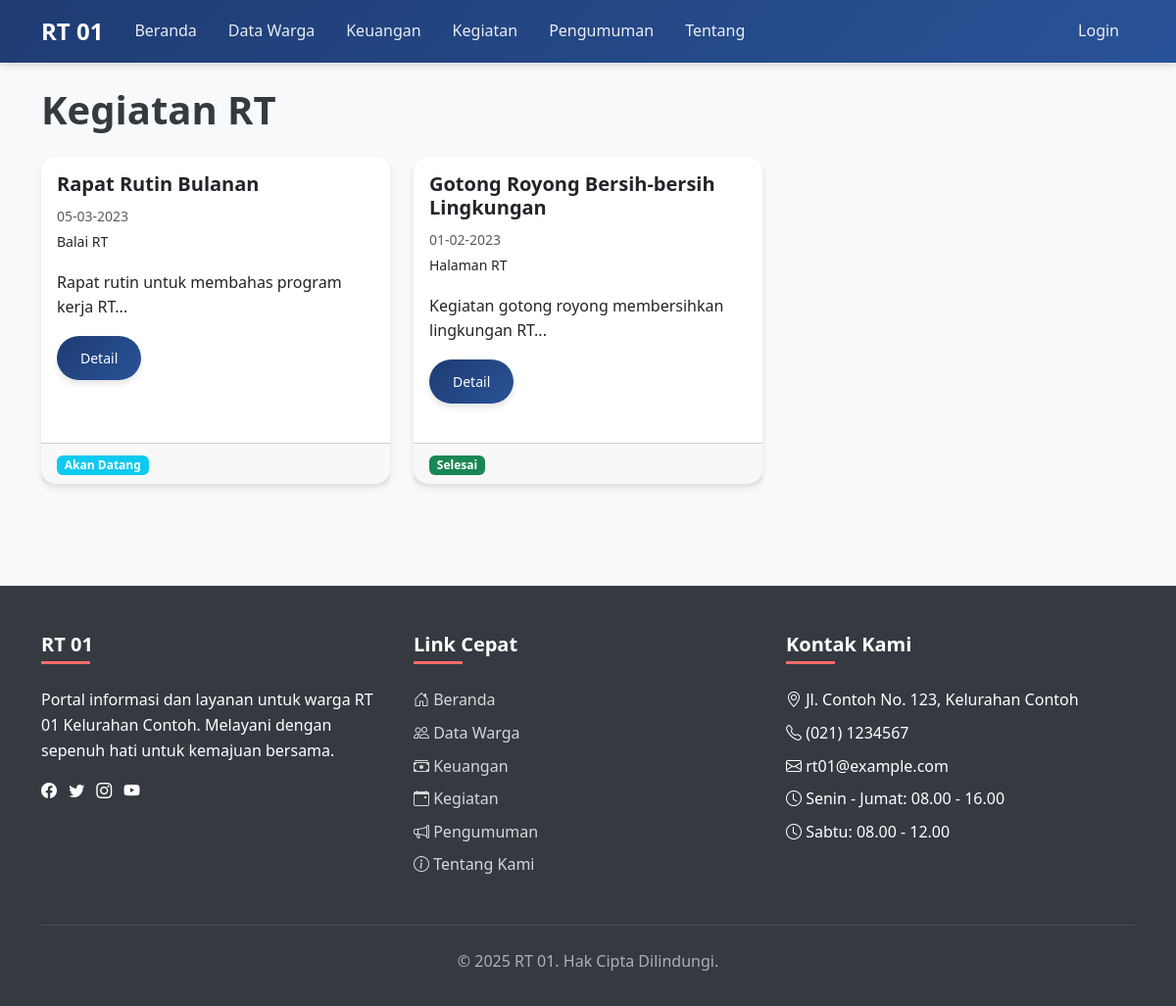
Screenshot of /public_html/pages/activities.php with the database file from the repository.
### tables this page shows
CREATE TABLE activities (
    id INT(11) PRIMARY KEY AUTO_INCREMENT,
    title VARCHAR(100) NOT NULL,
    date DATE NOT NULL,
    location VARCHAR(100) NOT NULL,
    description TEXT,
    status ENUM('upcoming', 'ongoing', 'completed') NOT NULL,
    created_at TIMESTAMP DEFAULT CURRENT_TIMESTAMP
);

### public_html/includes/functions.php (called while the page is built, shortened)
<?php
require_once __DIR__ . '/../config/database.php';
function fetchAll($query, $params = []) {
    global $pdo;
    try {
        $stmt = $pdo->prepare($query);
        $stmt->execute($params);
        return $stmt->fetchAll(PDO::FETCH_ASSOC);
    } catch (PDOException $e) {
        die("Query failed: " . $e->getMessage());
    }
}
function formatDate($date) {
    return date('d-m-Y', strtotime($date));
}
?>

### public_html/pages/activities.php (the view)
<?php
require_once '../includes/header.php';
require_once '../includes/navbar.php';
require_once '../includes/functions.php';
if (isset($_GET['id'])) {
    $id = $_GET['id'];
    $activity = fetchOne("SELECT * FROM activities WHERE id = ?", [$id]);
    if (!$activity) {
        header('Location: activities.php');
        exit;
    }
    ?>
    <div class="container mt-4">
        <nav aria-label="breadcrumb">
            <ol class="breadcrumb">
                <li class="breadcrumb-item"><a href="../index.php">Beranda</a></li>
                <li class="breadcrumb-item"><a href="activities.php">Kegiatan</a></li>
                <li class="breadcrumb-item active"><?php echo $activity['title']; ?></li>
            </ol>
        </nav>
        <div class="card">
            <div class="card-header bg-primary text-white">
                <h2 class="mb-0"><?php echo $activity['title']; ?></h2>
            </div>
            <div class="card-body">
                <div class="row mb-3">
                    <div class="col-md-6">
                        <p><strong>Tanggal:</strong> <?php echo formatDate($activity['date']); ?></p>
                    </div>
                    <div class="col-md-6">
                        <p><strong>Lokasi:</strong> <?php echo $activity['location']; ?></p>
                    </div>
                </div>
                <div class="mb-3">
                    <p><strong>Status:</strong>
                        <?php if ($activity['status'] == 'upcoming'): ?>
                            <span class="badge bg-info">Akan Datang</span>
                        <?php elseif ($activity['status'] == 'ongoing'): ?>
                            <span class="badge bg-warning">Sedang Berlangsung</span>
                        <?php else: ?>
                            <span class="badge bg-success">Selesai</span>
                        <?php endif; ?>
                    </p>
                </div>
                <div class="mb-3">
                    <h5>Deskripsi:</h5>
                    <p><?php echo nl2br($activity['description']); ?></p>
                </div>
                <a href="activities.php" class="btn btn-secondary">Kembali</a>
            </div>
        </div>
    </div>
    <?php
} else {
    $activities = fetchAll("SELECT * FROM activities ORDER BY date DESC");
    ?>
    <div class="container mt-4">
        <h1 class="mb-4">Kegiatan RT</h1>
        <?php if (count($activities) > 0): ?>
            <div class="row">
                <?php foreach ($activities as $activity): ?>
                    <div class="col-md-4 mb-4">
                        <div class="card h-100">
                            <div class="card-body">
                                <h5 class="card-title"><?php echo $activity['title']; ?></h5>
                                <p class="card-text">
                                    <small class="text-muted"><?php echo formatDate($activity['date']); ?></small><br>
                                    <small><?php echo $activity['location']; ?></small>
                                </p>
                                <p class="card-text"><?php echo substr($activity['description'], 0, 100) . '...'; ?></p>
                                <a href="activities.php?id=<?php echo $activity['id']; ?>" class="btn btn-sm btn-primary">Detail</a>
                            </div>
                            <div class="card-footer">
                                <?php if ($activity['status'] == 'upcoming'): ?>
                                    <span class="badge bg-info">Akan Datang</span>
                                <?php elseif ($activity['status'] == 'ongoing'): ?>
                                    <span class="badge bg-warning">Sedang Berlangsung</span>
                                <?php else: ?>
                                    <span class="badge bg-success">Selesai</span>
                                <?php endif; ?>
                            </div>
                        </div>
                    </div>
                <?php endforeach; ?>
            </div>
        <?php else: ?>
            <div class="alert alert-info">Belum ada kegiatan.</div>
        <?php endif; ?>
    </div>
    <?php
}
?>
<?php require_once '../includes/footer.php'; ?>

### assets/css/style.css (style rules this page uses)
body { font-family: 'Segoe UI', Tahoma, Geneva, Verdana, sans-serif; background-color: #f8f9fa; color: #343a40; line-height: 1.6; }
h1, h2, h3, h4, h5, h6 { font-weight: 600; margin-bottom: 1rem; }
a { text-decoration: none; color: #1e3c72; transition: all 0.3s ease; }
.btn { padding: 0.75rem 1.5rem; border-radius: 50px; font-weight: 500; transition: all 0.3s ease; border: none; cursor: pointer; }
.btn-primary { background: linear-gradient(135deg, #1e3c72, #2a5298); color: white; box-shadow: 0 4px 6px rgba(0, 0, 0, 0.1); }
.card { border: none; border-radius: 15px; box-shadow: 0 4px 6px rgba(0, 0, 0, 0.1); transition: all 0.3s ease; margin-bottom: 1.5rem; }

### rows the page displays
activities: title "Rapat Rutin Bulanan", date "05-03-2023", location "Balai RT", description "Rapat rutin untuk membahas program kerja RT", status "Akan Datang"
activities: title "Gotong Royong Bersih-bersih Lingkungan", date "01-02-2023", location "Halaman RT", description "Kegiatan gotong royong membersihkan lingkungan RT", status "Selesai"
